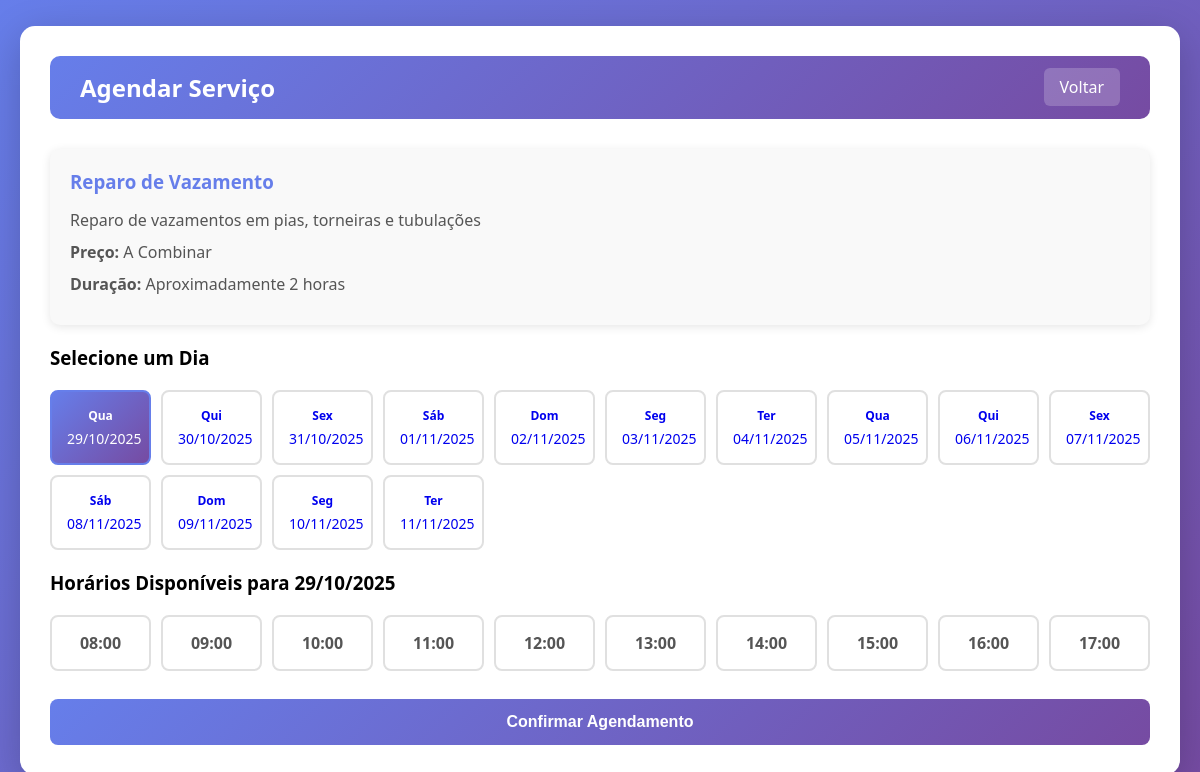
Screenshot of /agendar.php?servico_id=2 (signed in) with the database file from the repository.
### tables this page shows
CREATE TABLE `servicos` (
  `id` int(11) NOT NULL,
  `nome` varchar(255) NOT NULL,
  `descricao` text DEFAULT NULL,
  `preco_base` decimal(10,2) DEFAULT NULL,
  `preco_tipo` enum('fixo','a_combinar') NOT NULL
);

### src/helpers.php (called while the page is built, shortened)
<?php
function calcularHorariosDisponiveis($db, $data, $duracao_servico = 2) {
    $hora_inicio = 8;
    $hora_fim = 18;
    $intervalo = 1;
    $horarios_disponiveis = [];
    for ($hora = $hora_inicio; $hora < $hora_fim; $hora += $intervalo) {
        $horario_inicio = sprintf("%s %02d:00:00", $data, $hora);
        $horario_fim = date('Y-m-d H:i:s', strtotime($horario_inicio . ' +' . $duracao_servico . ' hours'));
        $query = "SELECT COUNT(*) as count FROM agendamentos
                  WHERE status = 'agendado'
                  AND ((data_hora_inicio <= :inicio AND data_hora_fim > :inicio)
                  OR (data_hora_inicio < :fim AND data_hora_fim >= :fim)
                  OR (data_hora_inicio >= :inicio AND data_hora_fim <= :fim))";
        $stmt = $db->prepare($query);
        $stmt->bindParam(':inicio', $horario_inicio);
        $stmt->bindParam(':fim', $horario_fim);
        $stmt->execute();
        $result = $stmt->fetch(PDO::FETCH_ASSOC);
        if ($result['count'] == 0) {
            $horarios_disponiveis[] = [
                'inicio' => $horario_inicio,
                'fim' => $horario_fim,
                'hora_display' => sprintf("%02d:00", $hora)
            ];
        }
    }
    return $horarios_disponiveis;
}
?>

### agendar.php (the view, shortened to what this page needs)
<?php
require_once 'src/helpers.php';
$database = new Database();
$db = $database->getConnection();
$servico_id = $_GET['servico_id'];
$query = "SELECT * FROM servicos WHERE id = :id";
$stmt = $db->prepare($query);
$stmt->bindParam(':id', $servico_id);
$stmt->execute();
$servico = $stmt->fetch(PDO::FETCH_ASSOC);
$data_selecionada = $_GET['data'] ?? date('Y-m-d');
$horarios_disponiveis = calcularHorariosDisponiveis($db, $data_selecionada, 2);
$dias_disponiveis = [];
for ($i = 0; $i < 14; $i++) {
    $data = date('Y-m-d', strtotime('+' . $i . ' days'));
    $dias_disponiveis[] = [
        'data' => $data,
        'data_formatada' => date('d/m/Y', strtotime($data)),
        'dia_semana' => ['Dom', 'Seg', 'Ter', 'Qua', 'Qui', 'Sex', 'Sáb'][date('w', strtotime($data))]
    ];
}
?>
<!DOCTYPE html>
<html lang="pt-BR">
<head>
    <link rel="stylesheet" href="assets/css/style.css">
</head>
<body>
    <div class="dashboard-container">
        <div class="navbar">
            <h2>Agendar Serviço</h2>
            <div>
                <a href="cliente.php">Voltar</a>
            </div>
        </div>
        <div class="card">
            <h3><?php echo htmlspecialchars($servico['nome']); ?></h3>
            <p><?php echo htmlspecialchars($servico['descricao']); ?></p>
            <p><strong>Preço: </strong>
                <?php
                if ($servico['preco_tipo'] === 'fixo') {
                    echo 'R$ ' . number_format($servico['preco_base'], 2, ',', '.');
                } else {
                    echo 'A Combinar';
                }
                ?>
            </p>
            <p><strong>Duração: </strong>Aproximadamente 2 horas</p>
        </div>
        <h3>Selecione um Dia</h3>
        <div class="days-grid">
            <?php foreach ($dias_disponiveis as $dia): ?>
                <a href="?servico_id=<?php echo $servico_id; ?>&data=<?php echo $dia['data']; ?>" style="text-decoration: none;">
                    <div class="day-card <?php echo ($dia['data'] === $data_selecionada) ? 'selected' : ''; ?>">
                        <div class="day-name"><?php echo $dia['dia_semana']; ?></div>
                        <div class="day-date"><?php echo $dia['data_formatada']; ?></div>
                    </div>
                </a>
            <?php endforeach; ?>
        </div>
        <h3>Horários Disponíveis para <?php echo date('d/m/Y', strtotime($data_selecionada)); ?></h3>
        <?php if (count($horarios_disponiveis) > 0): ?>
            <form method="POST">
                <div class="times-grid">
                    <?php foreach ($horarios_disponiveis as $horario): ?>
                        <label style="cursor: pointer;">
                            <div class="time-card" onclick="this.parentElement.querySelector('input').checked = true; document.querySelectorAll('.time-card').forEach(c => c.classList.remove('selected')); this.classList.add('selected');">
                                <?php echo $horario['hora_display']; ?>
                            </div>
                        </label>
                    <?php endforeach; ?>
                </div>
                <button type="submit">Confirmar Agendamento</button>
            </form>
        <?php endif; ?>
    </div>
</body>
</html>

### assets/css/style.css (style rules this page uses)
* { margin: 0; padding: 0; box-sizing: border-box; }
body { font-family: 'Segoe UI', Tahoma, Geneva, Verdana, sans-serif; background: linear-gradient(135deg, #667eea 0%, #764ba2 100%); min-height: 100vh; display: flex; justify-content: center; align-items: center; padding: 20px; }
.dashboard-container { max-width: 1200px; width: 100%; background: white; border-radius: 15px; box-shadow: 0 10px 40px rgba(0, 0, 0, 0.2); padding: 30px; }
h1, h2 { color: #333; margin-bottom: 20px; text-align: center; }
h2 { font-size: 1.5em; }
label { display: block; margin-bottom: 8px; color: #555; font-weight: 600; }
button { width: 100%; padding: 14px; background: linear-gradient(135deg, #667eea 0%, #764ba2 100%); color: white; border: none; border-radius: 8px; font-size: 16px; font-weight: 600; cursor: pointer; transition: transform 0.2s, box-shadow 0.2s; }
.navbar { background: linear-gradient(135deg, #667eea 0%, #764ba2 100%); padding: 15px 30px; border-radius: 10px; margin-bottom: 30px; display: flex; justify-content: space-between; align-items: center; }
.navbar h2 { color: white; margin: 0; }
.navbar a { color: white; text-decoration: none; padding: 8px 16px; background: rgba(255, 255, 255, 0.2); border-radius: 6px; transition: background 0.3s; }
.card { background: #f9f9f9; border-radius: 10px; padding: 20px; margin-bottom: 20px; box-shadow: 0 2px 10px rgba(0, 0, 0, 0.1); }
.card h3 { color: #667eea; margin-bottom: 15px; }
.card p { margin-bottom: 10px; color: #555; }

### agendar.php (style rules this page uses)
.days-grid { display: grid; grid-template-columns: repeat(auto-fill, minmax(100px, 1fr)); gap: 10px; margin: 20px 0; }
.day-card { background: white; border: 2px solid #e0e0e0; border-radius: 8px; padding: 15px; text-align: center; cursor: pointer; transition: all 0.3s; }
.day-card.selected { background: linear-gradient(135deg, #667eea 0%, #764ba2 100%); color: white; border-color: #667eea; }
.day-card .day-name { font-size: 12px; font-weight: 600; margin-bottom: 5px; }
.day-card .day-date { font-size: 14px; }
.times-grid { display: grid; grid-template-columns: repeat(auto-fill, minmax(100px, 1fr)); gap: 10px; margin: 20px 0; }
.time-card { background: white; border: 2px solid #e0e0e0; border-radius: 8px; padding: 15px; text-align: center; cursor: pointer; transition: all 0.3s; }

### rows the page displays
servicos: nome "Reparo de Vazamento", descricao "Reparo de vazamentos em pias, torneiras e tubulações"

### other values shown
$dia['dia_semana'] "Qua"
$dia['data_formatada'] "29/10/2025"
$dia['dia_semana'] "Qui"
$dia['data_formatada'] "30/10/2025"
$dia['dia_semana'] "Sex"
$dia['data_formatada'] "31/10/2025"
$dia['dia_semana'] "Sáb"
$dia['data_formatada'] "01/11/2025"
$dia['dia_semana'] "Dom"
$dia['data_formatada'] "02/11/2025"
$dia['dia_semana'] "Seg"
$dia['data_formatada'] "03/11/2025"
$dia['dia_semana'] "Ter"
$dia['data_formatada'] "04/11/2025"
$dia['data_formatada'] "05/11/2025"
